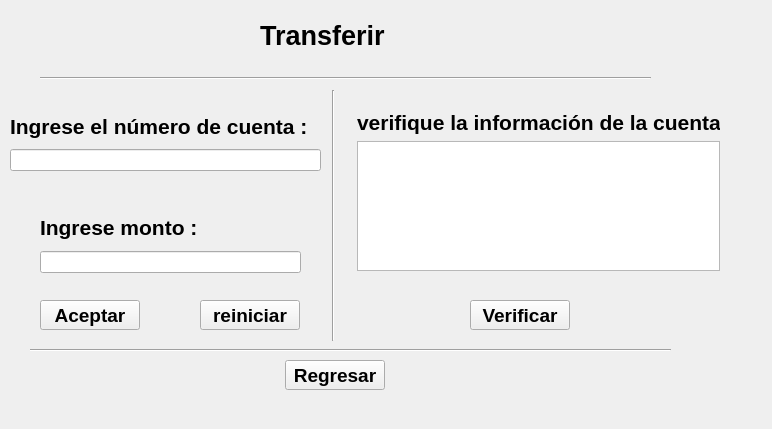
<?xml version="1.0" encoding="UTF-8"?>
<ui version="4.0">
 <class>ATMTransferMoneyForm</class>
 <widget class="QWidget" name="ATMTransferMoneyForm">
  <property name="geometry">
   <rect>
    <x>0</x>
    <y>0</y>
    <width>772</width>
    <height>429</height>
   </rect>
  </property>
  <property name="windowTitle">
   <string>Form</string>
  </property>
  <widget class="QLabel" name="label_transfer_money">
   <property name="geometry">
    <rect>
     <x>260</x>
     <y>10</y>
     <width>181</width>
     <height>51</height>
    </rect>
   </property>
   <property name="font">
    <font>
     <pointsize>20</pointsize>
     <bold>true</bold>
    </font>
   </property>
   <property name="text">
    <string>Transferir</string>
   </property>
  </widget>
  <widget class="Line" name="line_a">
   <property name="geometry">
    <rect>
     <x>40</x>
     <y>70</y>
     <width>611</width>
     <height>16</height>
    </rect>
   </property>
   <property name="orientation">
    <enum>Qt::Horizontal</enum>
   </property>
  </widget>
  <widget class="QPushButton" name="button_accept_a">
   <property name="geometry">
    <rect>
     <x>40</x>
     <y>300</y>
     <width>100</width>
     <height>30</height>
    </rect>
   </property>
   <property name="font">
    <font>
     <pointsize>14</pointsize>
     <bold>true</bold>
    </font>
   </property>
   <property name="text">
    <string>Aceptar</string>
   </property>
  </widget>
  <widget class="QPushButton" name="button_return">
   <property name="geometry">
    <rect>
     <x>285</x>
     <y>360</y>
     <width>100</width>
     <height>30</height>
    </rect>
   </property>
   <property name="font">
    <font>
     <pointsize>14</pointsize>
     <bold>true</bold>
    </font>
   </property>
   <property name="text">
    <string>Regresar</string>
   </property>
  </widget>
  <widget class="QPushButton" name="button_accept_b">
   <property name="geometry">
    <rect>
     <x>470</x>
     <y>300</y>
     <width>100</width>
     <height>30</height>
    </rect>
   </property>
   <property name="font">
    <font>
     <pointsize>14</pointsize>
     <bold>true</bold>
    </font>
   </property>
   <property name="text">
    <string>Verificar</string>
   </property>
  </widget>
  <widget class="Line" name="line_b">
   <property name="geometry">
    <rect>
     <x>325</x>
     <y>90</y>
     <width>16</width>
     <height>251</height>
    </rect>
   </property>
   <property name="orientation">
    <enum>Qt::Vertical</enum>
   </property>
  </widget>
  <widget class="QWidget" name="layoutWidget">
   <property name="geometry">
    <rect>
     <x>10</x>
     <y>110</y>
     <width>311</width>
     <height>61</height>
    </rect>
   </property>
   <layout class="QVBoxLayout" name="vertical_layout_a">
    <item>
     <widget class="QLabel" name="label_card_id">
      <property name="font">
       <font>
        <pointsize>16</pointsize>
        <bold>true</bold>
       </font>
      </property>
      <property name="text">
       <string>Ingrese el número de cuenta :</string>
      </property>
     </widget>
    </item>
    <item>
     <widget class="QLineEdit" name="line_edit_card_id"/>
    </item>
   </layout>
  </widget>
  <widget class="QWidget" name="layoutWidget">
   <property name="geometry">
    <rect>
     <x>40</x>
     <y>210</y>
     <width>261</width>
     <height>63</height>
    </rect>
   </property>
   <layout class="QVBoxLayout" name="vertical_layout_b">
    <item>
     <widget class="QLabel" name="label_card_money">
      <property name="font">
       <font>
        <pointsize>16</pointsize>
        <bold>true</bold>
       </font>
      </property>
      <property name="text">
       <string>Ingrese monto : </string>
      </property>
     </widget>
    </item>
    <item>
     <widget class="QLineEdit" name="line_edit_card_money"/>
    </item>
   </layout>
  </widget>
  <widget class="QWidget" name="layoutWidget">
   <property name="geometry">
    <rect>
     <x>357</x>
     <y>110</y>
     <width>363</width>
     <height>161</height>
    </rect>
   </property>
   <layout class="QVBoxLayout" name="vertical_layout_c">
    <item>
     <widget class="QLabel" name="label_card_info">
      <property name="font">
       <font>
        <pointsize>16</pointsize>
        <bold>true</bold>
       </font>
      </property>
      <property name="text">
       <string>verifique la información de la cuenta</string>
      </property>
     </widget>
    </item>
    <item>
     <widget class="QTableView" name="table_view_card_info"/>
    </item>
   </layout>
  </widget>
  <widget class="QPushButton" name="button_reset">
   <property name="geometry">
    <rect>
     <x>200</x>
     <y>300</y>
     <width>100</width>
     <height>30</height>
    </rect>
   </property>
   <property name="font">
    <font>
     <pointsize>14</pointsize>
     <bold>true</bold>
    </font>
   </property>
   <property name="text">
    <string>reiniciar</string>
   </property>
  </widget>
  <widget class="Line" name="line">
   <property name="geometry">
    <rect>
     <x>30</x>
     <y>340</y>
     <width>641</width>
     <height>20</height>
    </rect>
   </property>
   <property name="orientation">
    <enum>Qt::Horizontal</enum>
   </property>
  </widget>
  <zorder>layoutWidget</zorder>
  <zorder>layoutWidget</zorder>
  <zorder>layoutWidget</zorder>
  <zorder>label_transfer_money</zorder>
  <zorder>line_a</zorder>
  <zorder>button_accept_a</zorder>
  <zorder>button_return</zorder>
  <zorder>button_accept_b</zorder>
  <zorder>line_b</zorder>
  <zorder>button_reset</zorder>
  <zorder>line</zorder>
 </widget>
 <resources/>
 <connections/>
</ui>
